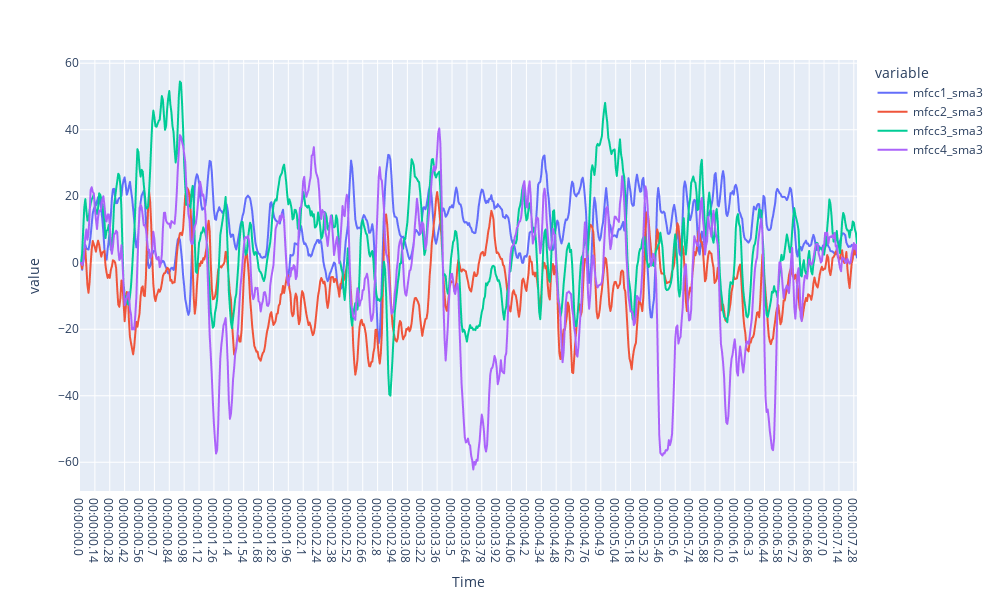

Notebook source saved alongside this figure:
### Code cell
import plotly.express as px

DURATION = 0.02
time_list = []
for i in range(y.shape[0]):
    time_list.append(f"00:00:0{i/100}")

y['Time'] = time_list
px.line(y,y=list_of_features,x='Time',height=600,width=1000)

### Figure 1 — Plotly figure (JSON) as saved in the notebook; plotly's stock layout.template omitted (floating-point values rounded to 4 significant figures; data arrays with more than 128 entries replaced by an {"elided": "..."} marker saying what was removed)
{"data": [{"hovertemplate": "variable=mfcc1_sma3<br>Time=%{x}<br>value=%{y}<extra></extra>", "legendgroup": "mfcc1_sma3", "line": {"color": "#636efa", "dash": "solid"}, "marker": {"symbol": "circle"}, "mode": "lines", "name": "mfcc1_sma3", "showlegend": true, "type": "scattergl", "x": {"elided": "732 str values"}, "xaxis": "x", "y": {"elided": "732 float values"}, "yaxis": "y"}, {"hovertemplate": "variable=mfcc2_sma3<br>Time=%{x}<br>value=%{y}<extra></extra>", "legendgroup": "mfcc2_sma3", "line": {"color": "#EF553B", "dash": "solid"}, "marker": {"symbol": "circle"}, "mode": "lines", "name": "mfcc2_sma3", "showlegend": true, "type": "scattergl", "x": {"elided": "732 str values"}, "xaxis": "x", "y": {"elided": "732 float values"}, "yaxis": "y"}, {"hovertemplate": "variable=mfcc3_sma3<br>Time=%{x}<br>value=%{y}<extra></extra>", "legendgroup": "mfcc3_sma3", "line": {"color": "#00cc96", "dash": "solid"}, "marker": {"symbol": "circle"}, "mode": "lines", "name": "mfcc3_sma3", "showlegend": true, "type": "scattergl", "x": {"elided": "732 str values"}, "xaxis": "x", "y": {"elided": "732 float values"}, "yaxis": "y"}, {"hovertemplate": "variable=mfcc4_sma3<br>Time=%{x}<br>value=%{y}<extra></extra>", "legendgroup": "mfcc4_sma3", "line": {"color": "#ab63fa", "dash": "solid"}, "marker": {"symbol": "circle"}, "mode": "lines", "name": "mfcc4_sma3", "showlegend": true, "type": "scattergl", "x": {"elided": "732 str values"}, "xaxis": "x", "y": {"elided": "732 float values"}, "yaxis": "y"}], "layout": {"height": 600, "legend": {"title": {"text": "variable"}, "tracegroupgap": 0}, "margin": {"t": 60}, "width": 1000, "xaxis": {"anchor": "y", "domain": [0, 1], "title": {"text": "Time"}}, "yaxis": {"anchor": "x", "domain": [0, 1], "title": {"text": "value"}}}}
